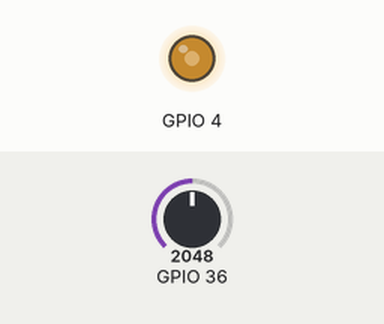
This sketch was run on a simulated ESP32. Shown: output pins drawn as LEDs (lit = HIGH). The inputs (shaded band) are chosen by the test bench; at power-on: GPIO 36 = 2048.

Above: at 1.2 s.
1.3 s: GPIO 36 set to 2866
At 2.4 s:
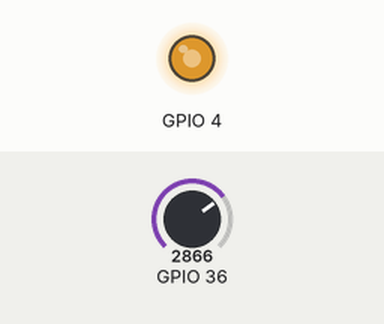
2.8 s: GPIO 36 set to 3603
At 3.6 s:
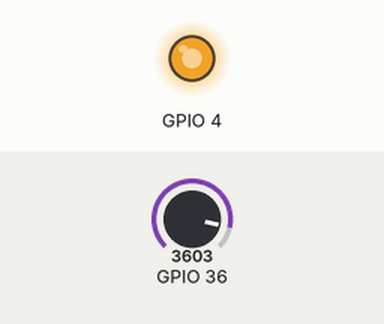
4.3 s: GPIO 36 set to 491
At 4.7 s:
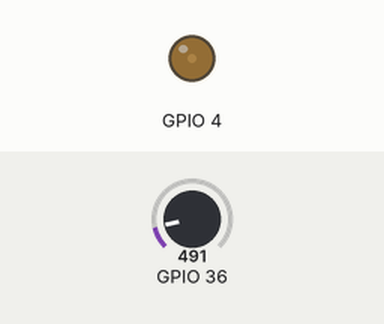
5.8 s: GPIO 36 set to 0
At 7.0 s:
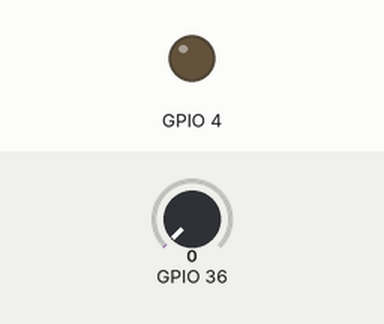
7.3 s: GPIO 36 set to 2047
At 8.2 s:
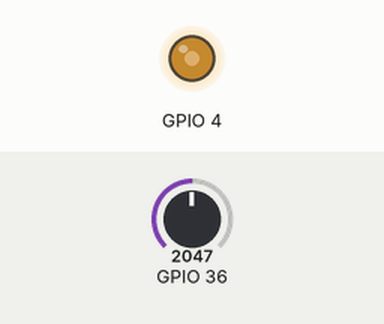
Timing chart, 0 to 9.8 s (numbered marks = the images above; inputs shaded):
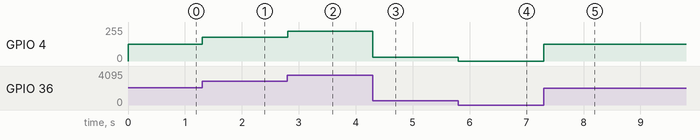

Measured:
- after the input at 1.3 s, GPIO 4: 127/255 → 178/255 at once
- after the input at 2.8 s, GPIO 4: 178/255 → 224/255 at once
- after the input at 4.3 s, GPIO 4: 224/255 → 30/255 at once
- after the input at 5.8 s, GPIO 4: 30/255 → 0/255 at once
- after the input at 7.3 s, GPIO 4: 0/255 → 127/255 at once

The sketch:

Lab_7_Ex_Program_7.1.ino
```cpp
#include <analogWrite.h>
int getAnalog0 = 0;
void setup()  {
  pinMode(4, OUTPUT); //กำหนดภาวะ (Mode) ขา 4 เป็นขาส่งออก
  Serial.begin(115200);
}

void loop() {
  getAnalog0 = analogRead(36);
  int PWMValue = map(getAnalog0, 0, 4095, 0, 255); //กำหนดช่วงและเทียบค่า
  analogWrite(4, PWMValue);
  delay(2);
}
```
